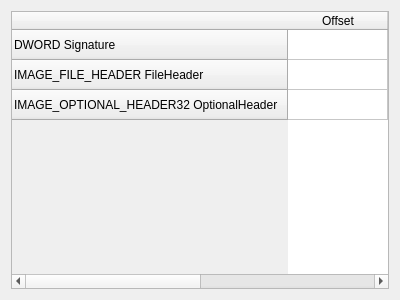
<?xml version="1.0" encoding="UTF-8"?>
<ui version="4.0">
 <class>FormNTHeaders</class>
 <widget class="QWidget" name="FormNTHeaders">
  <property name="geometry">
   <rect>
    <x>0</x>
    <y>0</y>
    <width>400</width>
    <height>300</height>
   </rect>
  </property>
  <property name="windowTitle">
   <string>Form</string>
  </property>
  <layout class="QGridLayout" name="gridLayout">
   <item row="0" column="0">
    <widget class="QTableWidget" name="tableWidget">
     <row>
      <property name="text">
       <string>DWORD Signature</string>
      </property>
     </row>
     <row>
      <property name="text">
       <string>IMAGE_FILE_HEADER FileHeader</string>
      </property>
     </row>
     <row>
      <property name="text">
       <string>IMAGE_OPTIONAL_HEADER32 OptionalHeader</string>
      </property>
     </row>
     <column>
      <property name="text">
       <string>Offset</string>
      </property>
     </column>
     <column>
      <property name="text">
       <string>Value</string>
      </property>
     </column>
     <item row="0" column="0">
      <property name="font">
       <font>
        <bold>true</bold>
       </font>
      </property>
     </item>
    </widget>
   </item>
  </layout>
 </widget>
 <resources/>
 <connections/>
</ui>
